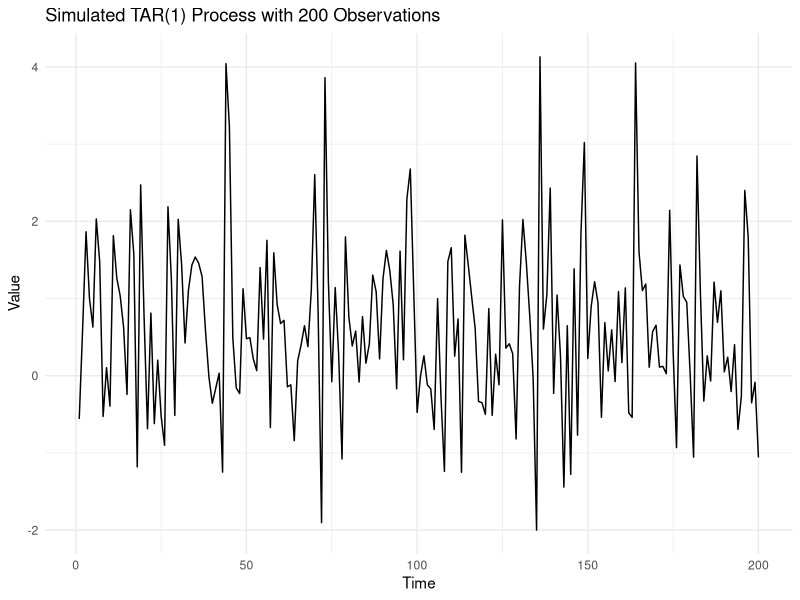
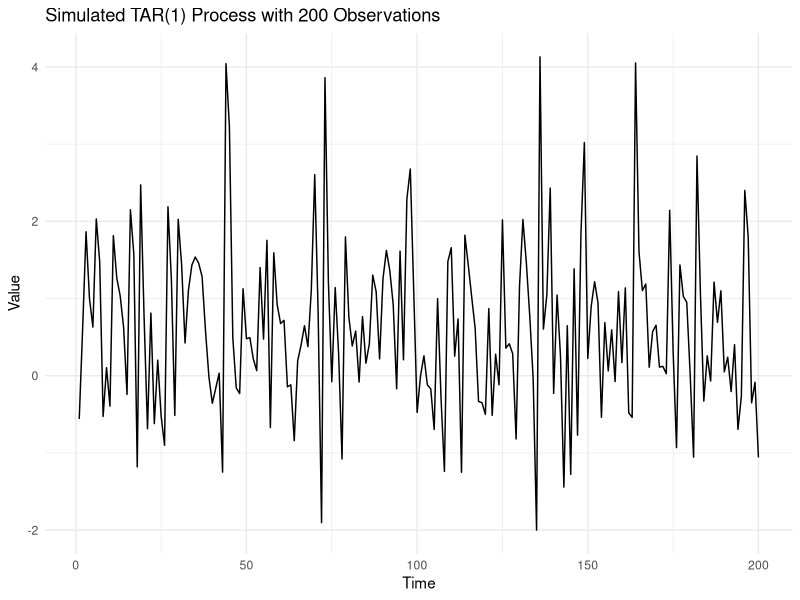

Reproduce these figures in R, in order.
set.seed(123) # For reproducibility
n <- 200 # Number of observations
y <- numeric(n) # Initialize the time series vector
y[1] <- rnorm(1) # Starting value of the series

for (t in 2:n) {
  epsilon_t <- rnorm(1, mean = 0, sd = 1) # Generate a random shock from N(0,1)
  if (y[t-1] < 0) {
    y[t] <- -1.5 * y[t-1] + epsilon_t
  } else {
    y[t] <- 0.5 * y[t-1] + epsilon_t
  }
}

library(ggplot2)

# Convert the time series into a dataframe
data <- data.frame(Time = 1:n, Value = y)

ggplot_object <- ggplot(data, aes(x = Time, y = Value)) +
  geom_line() + 
  theme_minimal() + 
  labs(title = "Simulated TAR(1) Process with 200 Observations",
       x = "Time", y = "Value")

# Display the plot
print(ggplot_object)

# Save the plot as a PNG file
ggsave("TAR_Process_Simulation.png", plot = ggplot_object, width = 10, height = 6, dpi = 300)